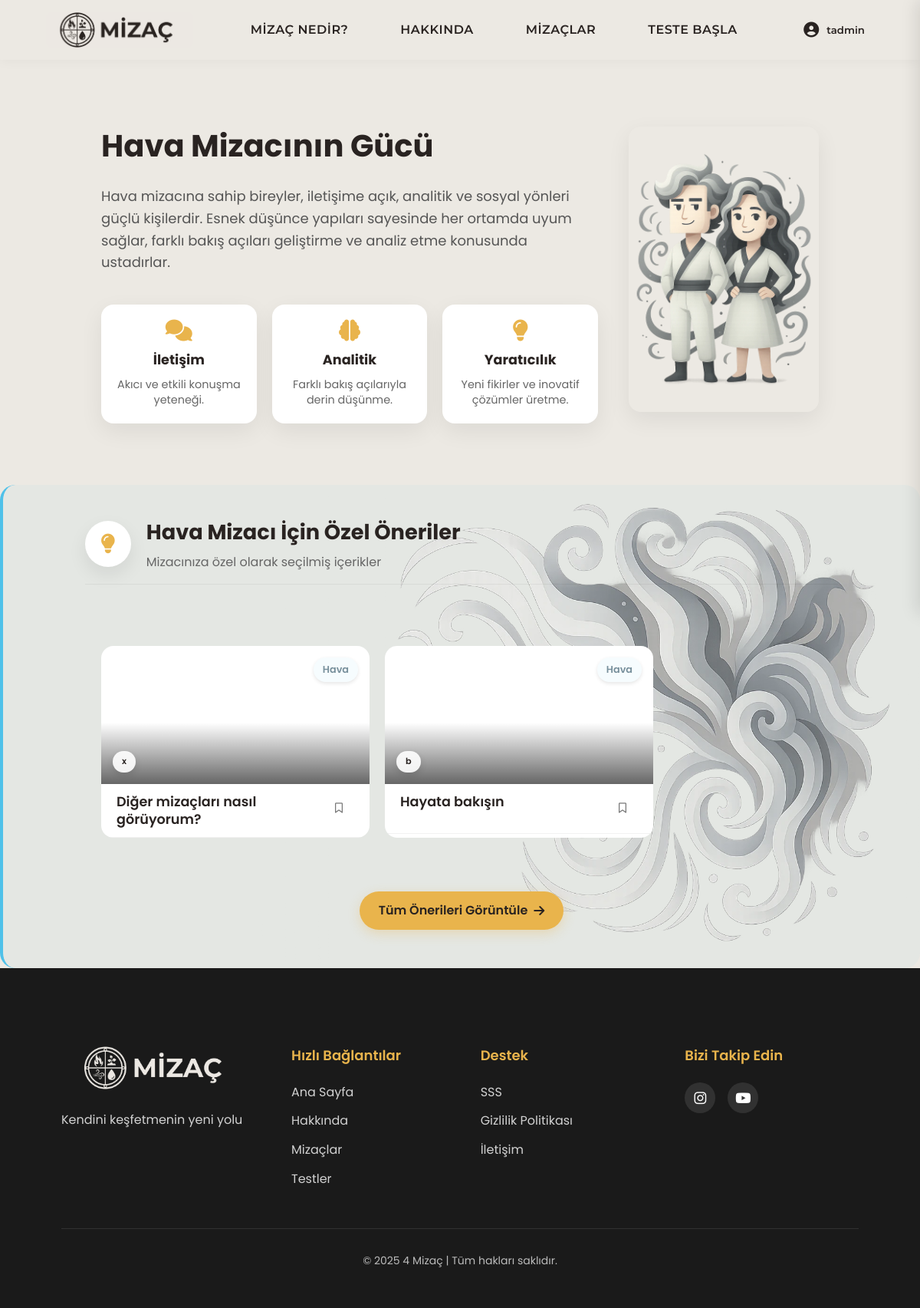
The app's page /temperaments/air_more/ (signed in) with its own data.
### profiles/models.py (models this page shows, shortened)
class RecommendedContent(models.Model):
    ELEMENT_CHOICES = [
        ('Ateş', 'Ateş'),
        ('Hava', 'Hava'),
        ('Su', 'Su'),
        ('Toprak', 'Toprak'),
    ]
    title = models.CharField(max_length=200, verbose_name="Başlık")
    short_description = models.TextField(verbose_name="Kısa Açıklama")
    content = models.TextField(verbose_name="İçerik")
    image = models.ImageField(
        upload_to='content_images/',
        blank=True,
        null=True,
        verbose_name="Görsel",
        help_text="PNG, JPG veya WebP formatında yükleyebilirsiniz. Otomatik olarak WebP'ye dönüştürülecek ve optimize edilecek."
    )
    category = models.ForeignKey(ContentCategory, on_delete=models.CASCADE, related_name="contents", verbose_name="Kategori")
    related_element_name = models.CharField(
        max_length=50,
        verbose_name="İlgili Mizaç Elementi",
        choices=ELEMENT_CHOICES,
        help_text="Ateş, Hava, Su veya Toprak değerlerinden birini seçin"
    )
    is_active = models.BooleanField(default=True, verbose_name="Aktif mi?")
    show_on_temperament_page = models.BooleanField(
        default=False,
        verbose_name="Mizaç Sayfasında Göster",
        help_text="Bu içerik ilgili mizaç detay sayfasında (örn: air_more.html) özel öneriler bölümünde gösterilsin mi? Her mizaç için en fazla 3 adet seçmeniz önerilir."
    )
    created_at = models.DateTimeField(auto_now_add=True, verbose_name="Oluşturulma Tarihi")
    updated_at = models.DateTimeField(auto_now=True, verbose_name="Güncellenme Tarihi")
    order = models.PositiveIntegerField(default=0, verbose_name="Sıralama")
    class Meta:
        verbose_name = "Önerilen İçerik"
        verbose_name_plural = "Önerilen İçerikler"
        ordering = ['order', '-created_at']

class ContentCategory(models.Model):
    name = models.CharField(max_length=100, verbose_name="Kategori Adı")
    description = models.TextField(blank=True, null=True, verbose_name="Açıklama")
    class Meta:
        verbose_name = "İçerik Kategorisi"
        verbose_name_plural = "İçerik Kategorileri"

### temperaments/views.py (the view)
# urls.py: path('air_more/', views.air_more, name='air_more'),
def air_more(request):
    if not request.user.is_authenticated:
        cache_key = 'air_more_anonymous'
        cached_data = cache.get(cache_key)
        if cached_data:
            print("✅ Cache HIT: Air page (anonymous)")
            return render(request, 'temperaments/air_more.html', cached_data)
    print(f"❌ Cache MISS: Air page - {request.user.username if request.user.is_authenticated else 'anonymous'}")
    suggestions_cache_key = 'air_element_suggestions'
    element_suggestions = cache.get(suggestions_cache_key)
    if not element_suggestions:
        element_suggestions = RecommendedContent.objects.select_related('category').filter(
            related_element_name='Hava',
            is_active=True,
            show_on_temperament_page=True
        ).annotate(
            like_count=Count('user_interactions', filter=Q(user_interactions__liked=True))
        ).order_by('order', '-created_at')[:3]
        cache.set(suggestions_cache_key, list(element_suggestions), 600)
        print("💾 Cache SET: Air element suggestions")
    else:
        print("✅ Cache HIT: Air element suggestions")
    if request.user.is_authenticated:
        user_interactions = UserContentInteraction.objects.filter(user=request.user)
        interactions_dict = {interaction.content_id: interaction for interaction in user_interactions}
        for content in element_suggestions:
            if content.id in interactions_dict:
                interaction = interactions_dict[content.id]
                content.is_liked = interaction.liked
                content.is_saved = interaction.saved
                content.is_viewed = interaction.viewed
            else:
                content.is_liked = False
                content.is_saved = False
                content.is_viewed = False
    context = {
        'element_name': 'Hava',
        'element_suggestions': element_suggestions,
    }
    if request.user.is_authenticated:
        test_cache_key = f'user_test_result_{request.user.id}'
        test_result = cache.get(test_cache_key)
        if test_result is None:
            test_result = TestResult.objects.select_related('dominant_element').filter(
                user=request.user
            ).order_by('-date_taken').first()
            cache.set(test_cache_key, test_result, 1800)
            print(f"💾 Cache SET: User test result - {request.user.username}")
        else:
            print(f"✅ Cache HIT: User test result - {request.user.username}")
        if test_result:
            is_users_element = test_result.dominant_element.name == "Hava"
            context.update({
                'is_users_element': is_users_element,
                'has_test_result': True,
                'dominant_element': test_result.dominant_element
            })
        else:
            context.update({
                'has_test_result': False
            })
    else:
        context.update({
            'has_test_result': False
        })
    if not request.user.is_authenticated:
        cache.set('air_more_anonymous', context, 900)  # 15 dakika
        print("💾 Cache SET: Air page (anonymous)")
    return render(request, 'temperaments/air_more.html', context)

### templates/temperaments/air_more.html (shortened to what this page needs)
{% extends 'base.html' %}
{% load static %}
{% block extra_css %}
<link rel="stylesheet" href="{% static 'css/temperaments.css' %}">
<link rel="stylesheet" href="{% static 'css/profiles.css' %}">
{% endblock %}
{% block content %}
<section class="air-personality">
  <div class="container">
    <div class="air-personality-container">
      <div class="air-personality-text">
        <h1 class="temperament-title">Hava Mizacının Gücü</h1>
        <p class="air-personality-desc">
          Hava mizacına sahip bireyler, iletişime açık, analitik ve sosyal yönleri güçlü kişilerdir. Esnek düşünce yapıları sayesinde her ortamda uyum sağlar, farklı bakış açıları geliştirme ve analiz etme konusunda ustadırlar.
        </p>
        <div class="air-personality-cards">
          <div class="air-personality-card">
            <i class="fas fa-comments"></i>
            <h3>İletişim</h3>
            <p>Akıcı ve etkili konuşma yeteneği.</p>
          </div>
          <div class="air-personality-card">
            <i class="fas fa-brain"></i>
            <h3>Analitik</h3>
            <p>Farklı bakış açılarıyla derin düşünme.</p>
          </div>
          <div class="air-personality-card">
            <i class="fas fa-lightbulb"></i>
            <h3>Yaratıcılık</h3>
            <p>Yeni fikirler ve inovatif çözümler üretme.</p>
          </div>
        </div>
      </div>
      <div class="air-personality-image">
        <img src="{% static 'images/air-notsitdown.webp' %}" alt="Hava Mizacı">
      </div>
    </div>
</section>
<div class="premium-content-section element-section hava">
  <div class="premium-content-background">
    <div class="premium-content-container">
      <div class="container">
        <div class="premium-section-title">
          <i class="fas fa-lightbulb"></i>
          <div class="section-title-content">
            <h2>{{ element_name }} Mizacı İçin Özel Öneriler</h2>
            <p>Mizacınıza özel olarak seçilmiş içerikler</p>
          </div>
        </div>
      </div>
      <div class="content-slider-wrapper">
        {% if element_suggestions %}
          <div class="content-slider-container">
            <div class="content-slider improved-slider" id="contentSlider">
              {% for content in element_suggestions %}
                <div class="premium-card" data-content-id="{{ content.id }}" data-category="{{ content.category.id }}">
                  <div class="premium-card-inner">
                    {% if content.image %}
                      <div class="premium-card-image" style="background-image: url('{{ content.image.url }}')">
                        <div class="content-element hava">{{ element_name }}</div>
                        <div class="content-category">{{ content.category.name }}</div>
                      </div>
                    {% else %}
                      <div class="premium-card-image placeholder-image">
                        <i class="fas fa-book-open"></i>
                        <div class="content-element hava">{{ element_name }}</div>
                        <div class="content-category">{{ content.category.name }}</div>
                      </div>
                    {% endif %}
                    <div class="content-header">
                      <h3 class="content-title">{{ content.title }}</h3>
                      <button class="save-button-header {% if content.is_saved %}saved{% endif %}"
                              data-content-id="{{ content.id }}"
                              title="{% if content.is_saved %}Kaydedildi{% else %}Kaydet{% endif %}">
                        <i class="{% if content.is_saved %}fas{% else %}far{% endif %} fa-bookmark"></i>
                      </button>
                    </div>
                  </div>
                </div>
              {% endfor %}
            </div>
          </div>
        {% endif %}
      </div>
      <div class="container">
        <div class="suggestions-more">
          <a href="{% url 'my_suggestions' %}" class="more-link">
            Tüm Önerileri Görüntüle <i class="fas fa-arrow-right"></i>
          </a>
        </div>
      </div>
    </div>
  </div>
</div>
{% endblock %}

### templates/base.html (shortened to what this page needs)
{% load static %}
<!DOCTYPE html>
<html lang="tr">
<head>
    {% load static %}
    <link rel="stylesheet" href="{% static 'css/base.css' %}">
    {% block extra_css %}{% endblock %}
    <link href="https://cdnjs.cloudflare.com/ajax/libs/font-awesome/6.4.0/css/all.min.css" rel="stylesheet">
</head>
<body>
    <div class="page-container">
        <header class="nav-container">
            <div class="header-content">
                <a href="{% url 'index' %}" class="logo">
                    <img src="{% static 'images/logo.webp' %}" alt="MİZAÇ" class="logo-img">
                </a>
                <nav class="nav-links">
                    <a href="{% url 'temperament' %}" class="nav-item">MİZAÇ NEDİR?</a>
                    <a href="{% url 'about' %}" class="nav-item">HAKKINDA</a>
                    <a href="{% url 'temperaments' %}" class="nav-item">MİZAÇLAR</a>
                    <a href="{% url 'test_list' %}" class="nav-item">TESTE BAŞLA</a>
                </nav>
                {% if user.is_authenticated %}
                <div class="profile-container">
                    <button class="profile-button">
                        <i class="fas fa-user-circle"></i>
                        <span class="username-display">{{ user.username }}</span>
                    </button>
                </div>
                {% else %}
                    <a href="{% url 'login' %}" class="login-button"><i class="fas fa-sign-in-alt"></i> GİRİŞ YAP</a>
                {% endif %}
            </div>
        </header>
        <main>
            {% block content %}{% endblock %}
        </main>
        <footer>
            <div class="container">
                <div class="footer-content">
                    <div class="footer-logo">
                        <img src="{% static 'images/l2.webp' %}" alt="MİZAÇ" class="footer-logo-img">
                        <p>Kendini keşfetmenin yeni yolu</p>
                    </div>
                    <div class="footer-links">
                        <div class="footer-column">
                            <h3>Hızlı Bağlantılar</h3>
                            <ul>
                                <li><a href="{% url 'index' %}">Ana Sayfa</a></li>
                                <li><a href="{% url 'about' %}">Hakkında</a></li>
                                <li><a href="{% url 'temperaments' %}">Mizaçlar</a></li>
                                <li><a href="{% url 'test_list' %}">Testler</a></li>
                            </ul>
                        </div>
                        <div class="footer-column">
                            <h3>Destek</h3>
                            <ul>
                                <li><a href="{% url 'temperament' %}#faq-section">SSS</a></li>
                                <li><a href="{% url 'privacypolicy' %}">Gizlilik Politikası</a></li>
                                <li><a href="{% url 'about' %}#contact-section">İletişim</a></li>
                            </ul>
                        </div>
                    </div>
                    <div class="footer-social">
                        <h3>Bizi Takip Edin</h3>
                        <div class="social-icons">
                            <a href="#" aria-label="Instagram"><i class="fab fa-instagram"></i></a>
                            <a href="#" aria-label="Youtube"><i class="fab fa-youtube"></i></a>
                        </div>
                    </div>
                </div>
                <div class="footer-bottom">
                    <p>&copy; 2025 4 Mizaç | Tüm hakları saklıdır.</p>
                </div>
            </div>
        </footer>
    </div>
</body>
</html>

### static/css/temperaments.css (style rules this page uses)
:root { --primary-color: #292321; --secondary-color: #ece9e3; --accent-color: #e9b44c; --card-radius: 15px; --border-radius: 8px; --card-shadow: 0 10px 30px rgba(0, 0, 0, 0.08); --transition: all 0.3s ease; --light-text: #ffffff; --fire-color: #e74c3c; --fire-bg: rgba(231, 76, 60, 0.2); --air-color: #78909c; --air-bg: rgba(120, 144, 156, 0.2); --water-color: #2980b9; --water-bg: rgba(41, 128, 185, 0.2); --earth-color: #8d6e63; --earth-bg: rgba(141, 110, 99, 0.2); }
.temperament-title { font-size: 2.5rem; font-weight: 700; color: var(--primary-color); margin-bottom: 20px; }
.water-personality-container, .fire-personality-container, .air-personality-container, .earth-personality-container { display: flex; align-items: center; justify-content: space-between; gap: 40px; max-width: 1200px; margin: 60px auto; padding: 0 5%; flex-wrap: wrap; }
.water-personality-text, .fire-personality-text, .air-personality-text, .earth-personality-text { flex: 1 1 500px; opacity: 0; transform: translateY(30px); transition: var(--transition); }
.water-personality-desc, .fire-personality-desc, .air-personality-desc, .earth-personality-desc { font-size: 18px; color: #555; margin-bottom: 40px; line-height: 1.6; }
.water-personality-cards, .fire-personality-cards, .air-personality-cards, .earth-personality-cards { display: flex; gap: 20px; flex-wrap: wrap; }
.water-personality-card, .fire-personality-card, .air-personality-card, .earth-personality-card { background: #fff; border-radius: 16px; box-shadow: 0 10px 30px rgba(0,0,0,0.07); padding: 20px; flex: 1 1 150px; text-align: center; transition: transform 0.3s ease, box-shadow 0.3s ease; cursor: default; }
.water-personality-card i, .fire-personality-card i, .air-personality-card i, .earth-personality-card i { font-size: 28px; color: var(--accent-color); margin-bottom: 10px; }
.water-personality-card h3, .fire-personality-card h3, .air-personality-card h3, .earth-personality-card h3 { font-size: 1.1rem; margin-bottom: 8px; color: var(--primary-color); }
.water-personality-card p, .fire-personality-card p, .air-personality-card p, .earth-personality-card p { font-size: 0.9rem; color: #666; line-height: 1.4; }
.water-personality-image, .fire-personality-image, .air-personality-image, .earth-personality-image { flex: 1 1 100px; opacity: 0; transform: translateY(30px); transition: var(--transition); text-align: center; }
.water-personality-image img, .fire-personality-image img, .air-personality-image img, .earth-personality-image img { width: 100%; max-width: 500px; border-radius: 16px; box-shadow: 0 10px 30px rgba(0,0,0,0.07); transition: var(--transition); }
.appear { opacity: 1 !important; transform: translateY(0) !important; }
.suggestions-more { text-align: center; margin-top: 20px; }
.more-link { display: inline-flex; align-items: center; gap: 8px; padding: 12px 25px; background-color: var(--accent-color); color: var(--primary-color); border-radius: 30px; font-weight: 600; text-decoration: none; transition: var(--transition); box-shadow: 0 5px 15px rgba(233, 180, 76, 0.3); }

### records on screen
RecommendedContent: related_element_name "Hava", category.name "x", title "Diğer mizaçları nasıl görüyorum?"
RecommendedContent: related_element_name "Hava", category.name "b", title "Hayata bakışın"

### other values on screen
{{ user.username }} "tadmin"
{{ element_name }} "Hava"
